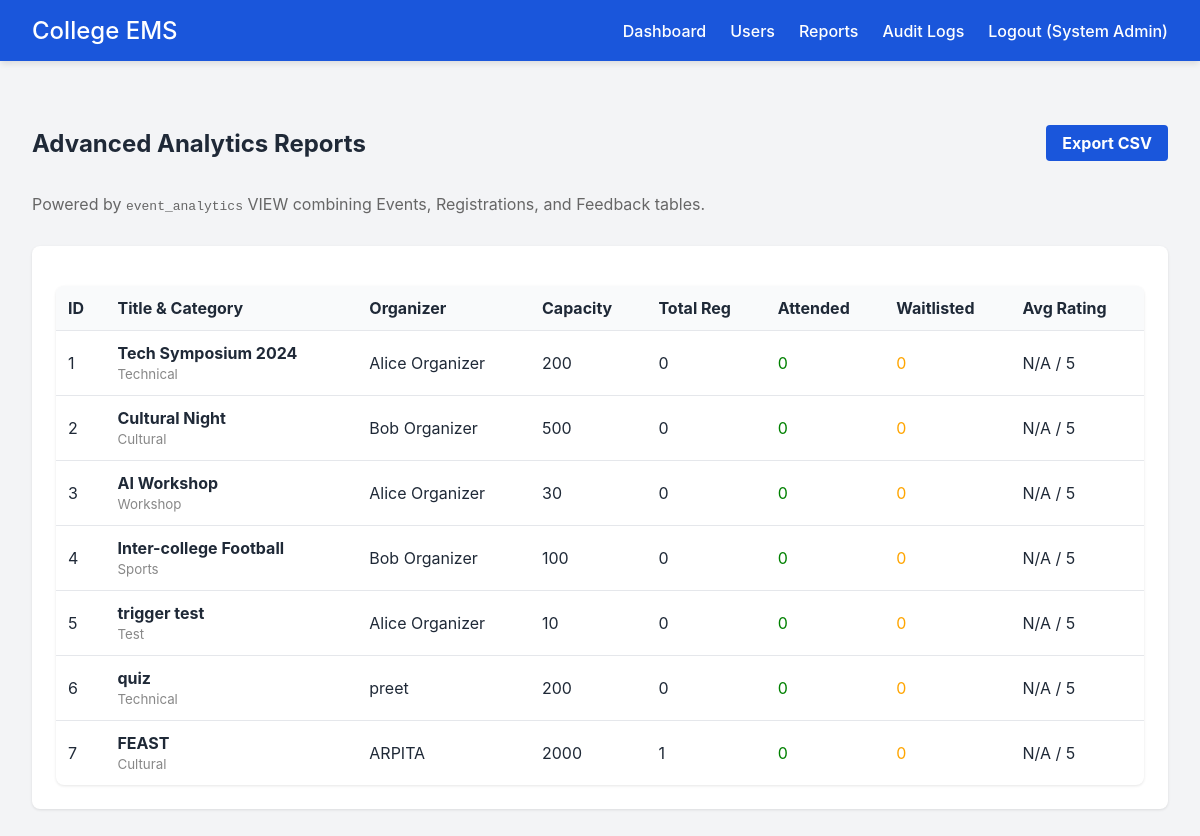
The page /admin/reports (signed in) on the database its author committed.
### tables this page shows
CREATE TABLE users (
    id INTEGER PRIMARY KEY AUTOINCREMENT,
    name TEXT NOT NULL,
    email TEXT UNIQUE NOT NULL,
    password_hash TEXT NOT NULL,
    role TEXT NOT NULL,
    department TEXT,
    phone TEXT,
    created_at TIMESTAMP DEFAULT CURRENT_TIMESTAMP
);

CREATE TABLE events (
    id INTEGER PRIMARY KEY AUTOINCREMENT,
    title TEXT NOT NULL,
    description TEXT,
    category TEXT NOT NULL,
    venue TEXT,
    event_date TEXT NOT NULL,
    event_time TEXT NOT NULL,
    registration_deadline TEXT NOT NULL,
    capacity INTEGER NOT NULL,
    organizer_id INTEGER NOT NULL,
    banner_url TEXT,
    status TEXT DEFAULT 'upcoming',
    created_at TIMESTAMP DEFAULT CURRENT_TIMESTAMP, contact_email TEXT, contact_phone TEXT, min_team_size INTEGER DEFAULT 1, max_team_size INTEGER DEFAULT 1,
    FOREIGN KEY (organizer_id) REFERENCES users(id) ON DELETE CASCADE
);

### routes/admin.py (the view)
@admin_bp.route('/reports')
@login_required
@admin_required
def reports():
    from app import get_db
    cursor = get_db().cursor()
    cursor.execute("SELECT * FROM event_analytics")
    analytics = cursor.fetchall()
    return render_template('admin/reports.html', analytics=analytics)

### app.py (called while the page is built)
def get_db():
    if 'db' not in g:
        g.db = sqlite3.connect(
            Config.SQLITE_DB,
            detect_types=sqlite3.PARSE_DECLTYPES
        )
        g.db.row_factory = sqlite3.Row
        with g.db:
            g.db.execute("PRAGMA foreign_keys = ON;")
    return g.db

### models/user.py (called while the page is built)
def get_user_by_id(user_id):
    from app import get_db
    conn = get_db()
    cursor = conn.cursor()
    cursor.execute("SELECT * FROM users WHERE id = ?", (user_id,))
    row = cursor.fetchone()
    if row: return User(**dict(row))
    return None

### routes/admin.py (called while the page is built)
def admin_required(f):
    @wraps(f)
    def decorated_function(*args, **kwargs):
        if not current_user.is_authenticated or current_user.role != 'admin':
            flash('Admin access required.', 'error')
            return redirect(url_for('index'))
        return f(*args, **kwargs)
    return decorated_function

### templates/admin/reports.html (shortened to what this page needs)
{% extends 'base.html' %}
{% block content %}
<div class="header-action" style="display: flex; justify-content: space-between; align-items: center;">
    <h2>Advanced Analytics Reports</h2>
    <a href="{{ url_for('admin.export_reports') }}" class="btn btn-primary">Export CSV</a>
</div>
<p style="color: #666; margin-bottom: 2rem;">Powered by <code>event_analytics</code> VIEW combining Events, Registrations, and Feedback tables.</p>
<div class="card" style="overflow-x: auto;">
    <table class="data-table" style="width: 100%; border-collapse: collapse;">
        <thead>
            <tr style="background: var(--bg-alt); text-align: left;">
                <th>ID</th>
                <th>Title & Category</th>
                <th>Organizer</th>
                <th>Capacity</th>
                <th>Total Reg</th>
                <th>Attended</th>
                <th>Waitlisted</th>
                <th>Avg Rating</th>
            </tr>
        </thead>
        <tbody>
            {% for row in analytics %}
            <tr style="border-bottom: 1px solid var(--border-color);">
                <td>{{ row['event_id'] }}</td>
                <td><strong>{{ row['title'] }}</strong><br><small style="color: #888;">{{ row['category']|title }}</small></td>
                <td>{{ row['organizer_name'] }}</td>
                <td>{{ row['capacity'] }}</td>
                <td>{{ row['total_registrations'] }}</td>
                <td style="color: green;">{{ row['total_attended'] }}</td>
                <td style="color: orange;">{{ row['total_waitlisted'] }}</td>
                <td>{{ "%.1f"|format(row['average_rating']) if row['average_rating'] else 'N/A' }} / 5</td>
            </tr>
            {% else %}
            <tr><td colspan="8">No analytics data available.</td></tr>
            {% endfor %}
        </tbody>
    </table>
</div>
{% endblock %}

### templates/base.html (shortened to what this page needs)
<!DOCTYPE html>
<html lang="en">
<head>
    <link rel="stylesheet" href="{{ url_for('static', filename='css/style.css') }}">
</head>
<body>
    <nav class="navbar">
        <div class="nav-brand"><a href="/">College EMS</a></div>
        <ul class="nav-links">
            {% if current_user.is_authenticated %}
                <li><a href="/">Dashboard</a></li>
                {% if current_user.role == 'organizer' %}
                    <li><a href="{{ url_for('organizer.new_event') }}">Create Event</a></li>
                    <li><a href="{{ url_for('organizer.reports') }}">Reports</a></li>
                {% elif current_user.role == 'admin' %}
                    <li><a href="{{ url_for('admin.users') }}">Users</a></li>
                    <li><a href="{{ url_for('admin.reports') }}">Reports</a></li>
                    <li><a href="{{ url_for('admin.audit_logs') }}">Audit Logs</a></li>
                {% elif current_user.role == 'student' %}
                    <li><a href="{{ url_for('student.events_list') }}">Browse Events</a></li>
                {% endif %}
                <li><a href="{{ url_for('auth.logout') }}">Logout ({{ current_user.name }})</a></li>
            {% else %}
                <li><a href="{{ url_for('auth.login') }}">Login</a></li>
                <li><a href="{{ url_for('auth.register') }}">Register</a></li>
            {% endif %}
        </ul>
    </nav>
    <div class="container msg-container">
    </div>
    <div class="container main-content">
        {% block content %}{% endblock %}
    </div>
</body>
</html>

### static/css/style.css (style rules this page uses)
:root { --primary: #1a56db; --primary-hover: #1e40af; --background: #f3f4f6; --white: #ffffff; --text-main: #1f2937; --text-muted: #6b7280; --border: #e5e7eb; --success: #10b981; --error: #ef4444; }
body { margin: 0; font-family: 'Inter', -apple-system, sans-serif; color: var(--text-main); background: var(--background); }
.navbar { display: flex; justify-content: space-between; align-items: center; background: var(--primary); color: var(--white); padding: 1rem 2rem; box-shadow: 0 4px 6px -1px rgba(0,0,0,0.1); }
.navbar a { color: var(--white); text-decoration: none; font-weight: 500; }
.nav-brand { font-size: 1.5rem; font-weight: bold; }
.nav-links { list-style: none; display: flex; gap: 1.5rem; margin: 0; padding: 0; align-items: center; }
.container { max-width: 1200px; margin: 0 auto; padding: 2rem; }
.msg-container { padding: 1rem 2rem 0; }
.btn { padding: 0.5rem 1rem; border: none; border-radius: 4px; cursor: pointer; text-decoration: none; font-weight: bold; display: inline-block; font-size: 1rem; }
.btn-primary { background: var(--primary); color: var(--white); }
.card { background: var(--white); border-radius: 8px; box-shadow: 0 1px 3px rgba(0,0,0,0.1); padding: 1.5rem; margin-bottom: 1.5rem; }
table { width: 100%; border-collapse: collapse; background: var(--white); border-radius: 8px; overflow: hidden; margin-top: 1rem; box-shadow: 0 1px 3px rgba(0,0,0,0.1); }
th, td { padding: 1rem; text-align: left; border-bottom: 1px solid var(--border); }
th { background: #f9fafb; font-weight: bold; }
tr:last-child td { border-bottom: none; }

### templates/admin/reports.html (style rules this page uses)
.data-table th, .data-table td { padding: 12px; }

### rows shown on the page
users: name "System Admin"
events: event_id "1", title "Tech Symposium 2024", category "Technical", organizer_name "Alice Organizer", capacity "200", total_registrations "0", total_attended "0", total_waitlisted "0", average_rating "N/A"
events: event_id "2", title "Cultural Night", category "Cultural", organizer_name "Bob Organizer", capacity "500", total_registrations "0", total_attended "0", total_waitlisted "0", average_rating "N/A"
events: event_id "3", title "AI Workshop", category "Workshop", organizer_name "Alice Organizer", capacity "30", total_registrations "0", total_attended "0", total_waitlisted "0", average_rating "N/A"
events: event_id "4", title "Inter-college Football", category "Sports", organizer_name "Bob Organizer", capacity "100", total_registrations "0", total_attended "0", total_waitlisted "0", average_rating "N/A"
events: event_id "5", title "trigger test", category "Test", organizer_name "Alice Organizer", capacity "10", total_registrations "0", total_attended "0", total_waitlisted "0", average_rating "N/A"
events: event_id "6", title "quiz", category "Technical", organizer_name "preet", capacity "200", total_registrations "0", total_attended "0", total_waitlisted "0", average_rating "N/A"
events: event_id "7", title "FEAST", category "Cultural", organizer_name "ARPITA", capacity "2000", total_registrations "1", total_attended "0", total_waitlisted "0", average_rating "N/A"
